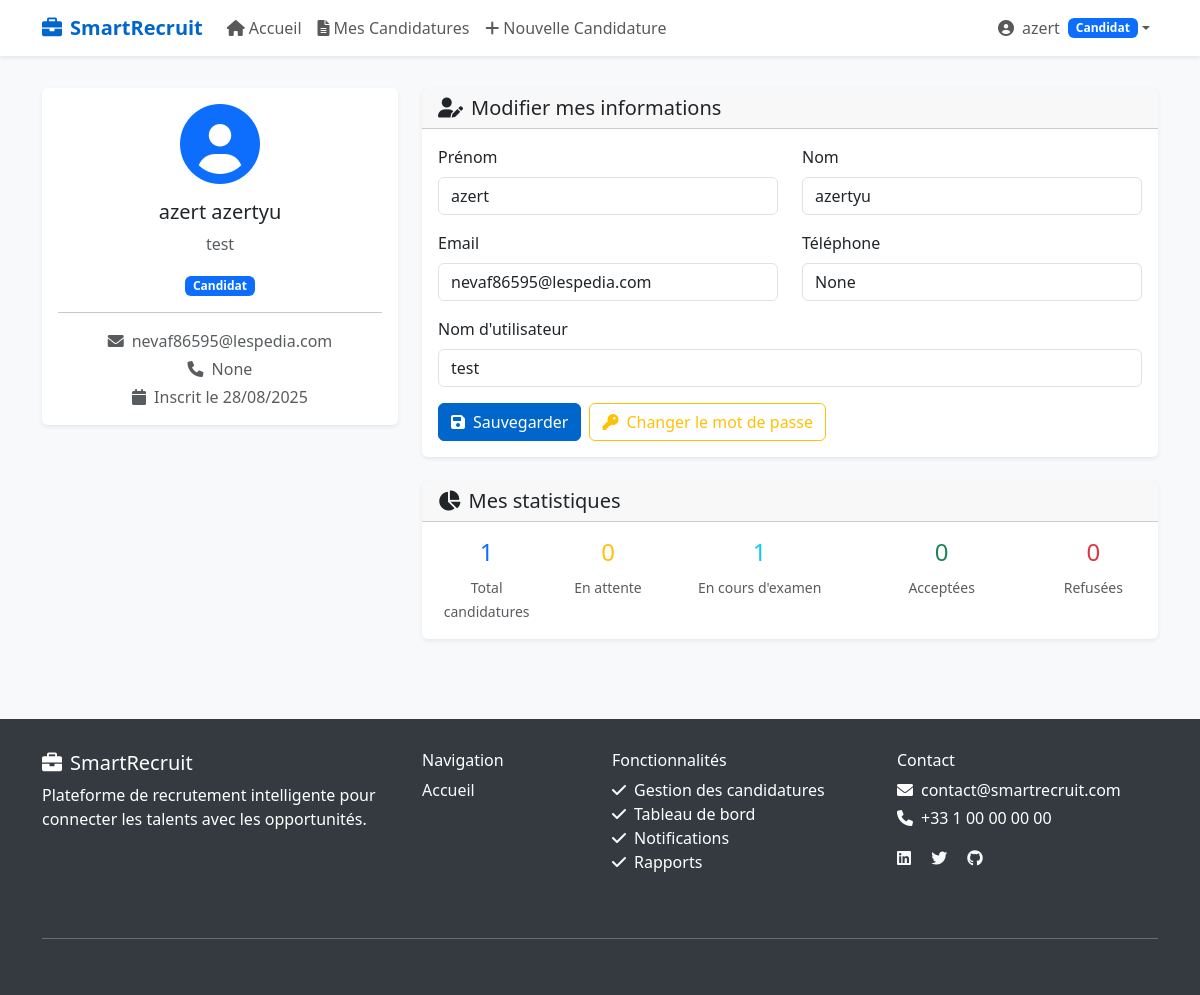
/profile/ (signed in), run on the app's committed database.
### users/models.py (models this page shows, shortened)
class User(AbstractUser):
    ROLE_CHOICES = [
        ('admin', 'Administrateur'),
        ('recruteur', 'Recruteur'),
        ('candidat', 'Candidat'),
    ]
    role = models.CharField(
        max_length=20,
        choices=ROLE_CHOICES,
        default='candidat',
        verbose_name='Rôle'
    )
    phone = models.CharField(
        max_length=20,
        blank=True,
        null=True,
        verbose_name='Téléphone'
    )
    created_at = models.DateTimeField(auto_now_add=True)
    updated_at = models.DateTimeField(auto_now=True)
    class Meta:
        verbose_name = 'Utilisateur'
        verbose_name_plural = 'Utilisateurs'
        ordering = ['-created_at']
    @property
    def is_admin(self):
        return self.role == 'admin'
    @property
    def is_recruiter(self):
        return self.role == 'recruteur'
    @property
    def is_candidate(self):
        return self.role == 'candidat'

### users/views.py (the view)
# urls.py: path('profile/', profile_view, name='profile'),
@login_required
def profile_view(request):
    if request.method == 'POST':
        form = UserProfileForm(request.POST, instance=request.user)
        if form.is_valid():
            form.save()
            messages.success(request, 'Votre profil a été mis à jour avec succès.')
            return redirect('users:profile')
        else:
            messages.error(request, 'Veuillez corriger les erreurs ci-dessous.')
    else:
        form = UserProfileForm(instance=request.user)
    candidatures_stats = None
    if request.user.is_candidate:
        from candidatures.models import Candidature
        cache_key = f'user_candidatures_stats_{request.user.id}'
        candidatures_stats = cache.get(cache_key)
        if candidatures_stats is None:
            from django.db.models import Case, When, IntegerField
            candidatures_stats = Candidature.objects.filter(
                candidat=request.user
            ).aggregate(
                total=Count('id'),
                en_attente=Count('id', filter=Q(status='en_attente')),
                en_cours=Count('id', filter=Q(status='en_cours')),
                acceptees=Count('id', filter=Q(status='acceptee')),
                refusees=Count('id', filter=Q(status='refusee')),
            )
            cache.set(cache_key, candidatures_stats, 120)
    return render(request, 'users/profile.html', {
        'form': form,
        'candidatures_stats': candidatures_stats
    })

### users/forms.py
class UserProfileForm(forms.ModelForm):
    class Meta:
        model = User
        fields = ['first_name', 'last_name', 'email', 'phone', 'username']
        widgets = {
            'first_name': forms.TextInput(attrs={'class': 'form-control'}),
            'last_name': forms.TextInput(attrs={'class': 'form-control'}),
            'email': forms.EmailInput(attrs={'class': 'form-control'}),
            'phone': forms.TextInput(attrs={'class': 'form-control'}),
            'username': forms.TextInput(attrs={'class': 'form-control'}),
        }
    def __init__(self, *args, **kwargs):
        super().__init__(*args, **kwargs)
        for field in self.fields.values():
            field.required = True
        self.fields['phone'].required = False

### templates/users/profile.html (shortened to what this page needs)
{% extends 'base.html' %} {% block title %}Mon Profil - SmartRecruit{% endblock%} {% block content %}
<div class="row">
  <div class="col-md-4 mb-4">
    <div class="card">
      <div class="card-body text-center">
        <div class="mb-3">
          <i class="fas fa-user-circle fa-5x text-primary"></i>
        </div>
        <h5 class="card-title">{{ user.first_name }} {{ user.last_name }}</h5>
        <p class="text-muted">{{ user.username }}</p>
        <span class="badge bg-primary">{{ user.get_role_display }}</span>
        <hr />
        <p class="text-muted mb-1">
          <i class="fas fa-envelope me-2"></i>{{ user.email }}
        </p>
        {% if user.phone %}
        <p class="text-muted mb-1">
          <i class="fas fa-phone me-2"></i>{{ user.phone }}
        </p>
        {% endif %}
        <p class="text-muted mb-0">
          <i class="fas fa-calendar me-2"></i>Inscrit le
          {{user.created_at|date:"d/m/Y" }}
        </p>
      </div>
    </div>
  </div>
  <div class="col-md-8">
    <div class="card">
      <div class="card-header">
        <h5 class="mb-0">
          <i class="fas fa-user-edit me-2"></i>Modifier mes informations
        </h5>
      </div>
      <div class="card-body">
        <form method="post">
          <div class="row">
            <div class="col-md-6 mb-3">
              <label for="{{ form.first_name.id_for_label }}" class="form-label"
                >Prénom</label
              >
              <input
                type="text"
                class="form-control {% if form.first_name.errors %}is-invalid{% endif %}"
                id="{{ form.first_name.id_for_label }}"
                name="{{ form.first_name.name }}"
                value="{{ form.first_name.value|default:user.first_name }}"
              />
            </div>
            <div class="col-md-6 mb-3">
              <label for="{{ form.last_name.id_for_label }}" class="form-label"
                >Nom</label
              >
              <input
                type="text"
                class="form-control {% if form.last_name.errors %}is-invalid{% endif %}"
                id="{{ form.last_name.id_for_label }}"
                name="{{ form.last_name.name }}"
                value="{{ form.last_name.value|default:user.last_name }}"
              />
            </div>
          </div>
          <div class="row">
            <div class="col-md-6 mb-3">
              <label for="{{ form.email.id_for_label }}" class="form-label"
                >Email</label
              >
              <input
                type="email"
                class="form-control {% if form.email.errors %}is-invalid{% endif %}"
                id="{{ form.email.id_for_label }}"
                name="{{ form.email.name }}"
                value="{{ form.email.value|default:user.email }}"
              />
            </div>
            <div class="col-md-6 mb-3">
              <label for="{{ form.phone.id_for_label }}" class="form-label"
                >Téléphone</label
              >
              <input
                type="tel"
                class="form-control {% if form.phone.errors %}is-invalid{% endif %}"
                id="{{ form.phone.id_for_label }}"
                name="{{ form.phone.name }}"
                value="{{ form.phone.value|default:user.phone }}"
              />
            </div>
          </div>
          <div class="mb-3">
            <label for="{{ form.username.id_for_label }}" class="form-label"
              >Nom d'utilisateur</label
            >
            <input
              type="text"
              class="form-control {% if form.username.errors %}is-invalid{% endif %}"
              id="{{ form.username.id_for_label }}"
              name="{{ form.username.name }}"
              value="{{ form.username.value|default:user.username }}"
            />
          </div>
          <div class="d-flex gap-2">
            <button type="submit" class="btn btn-primary">
              <i class="fas fa-save me-2"></i>Sauvegarder
            </button>
            <a
              href="{% url 'users:change_password' %}"
              class="btn btn-outline-warning"
            >
              <i class="fas fa-key me-2"></i>Changer le mot de passe
            </a>
          </div>
        </form>
      </div>
    </div>
    {% if user.is_candidate %}
    <div class="card mt-4">
      <div class="card-header">
        <h5 class="mb-0">
          <i class="fas fa-chart-pie me-2"></i>Mes statistiques
        </h5>
      </div>
      <div class="card-body">
        <div class="row">
          <div class="col-md-2 text-center">
            <h4 class="text-primary">
              {{ candidatures_stats.total|default:0 }}
            </h4>
            <small class="text-muted">Total candidatures</small>
          </div>
          <div class="col-md-2 text-center">
            <h4 class="text-warning">
              {{ candidatures_stats.en_attente|default:0 }}
            </h4>
            <small class="text-muted">En attente</small>
          </div>
          <div class="col-md-3 text-center">
            <h4 class="text-info">
              {{ candidatures_stats.en_cours|default:0 }}
            </h4>
            <small class="text-muted">En cours d'examen</small>
          </div>
          <div class="col-md-3 text-center">
            <h4 class="text-success">
              {{ candidatures_stats.acceptees|default:0 }}
            </h4>
            <small class="text-muted">Acceptées</small>
          </div>
          <div class="col-md-2 text-center">
            <h4 class="text-danger">
              {{ candidatures_stats.refusees|default:0 }}
            </h4>
            <small class="text-muted">Refusées</small>
          </div>
        </div>
      </div>
    </div>
    {% endif %}
  </div>
</div>
{% endblock %}

### templates/navbar.html (shortened to what this page needs)
<nav class="navbar navbar-expand-lg navbar-light bg-white shadow-sm">
  <div class="container">
    <a class="navbar-brand" href="{% url 'users:home' %}">
      <i class="fas fa-briefcase me-2"></i>SmartRecruit
    </a>
    <div class="collapse navbar-collapse" id="navbarNav">
      <ul class="navbar-nav me-auto">
        {% if user.is_authenticated %}
        <li class="nav-item">
          <a class="nav-link" href="{% url 'users:home' %}">
            <i class="fas fa-home me-1"></i>Accueil
          </a>
        </li>
        {% if user.is_candidate %}
        <li class="nav-item">
          <a class="nav-link" href="{% url 'candidatures:my_candidatures' %}">
            <i class="fas fa-file-alt me-1"></i>Mes Candidatures
          </a>
        </li>
        <li class="nav-item">
          <a class="nav-link" href="{% url 'candidatures:create' %}">
            <i class="fas fa-plus me-1"></i>Nouvelle Candidature
          </a>
        </li>
        {% endif %}  {% endif %}
      </ul>
      <ul class="navbar-nav">
        {% if user.is_authenticated %}
        <li class="nav-item dropdown">
          <a
            class="nav-link dropdown-toggle d-flex align-items-center"
            href="#"
            id="navbarDropdown"
            role="button"
            data-bs-toggle="dropdown"
          >
            <i class="fas fa-user-circle me-2"></i>
            <span>{{ user.first_name|default:user.username }}</span>
            <span class="badge bg-primary ms-2 badge-role"
              >{{ user.get_role_display }}</span
            >
          </a>
        </li>
        {% endif %}
      </ul>
    </div>
  </div>
</nav>

### templates/base.html (style rules this page uses)
:root { --primary-color: #0066cc; --secondary-color: #f8f9fa; --success-color: #28a745; --danger-color: #dc3545; --warning-color: #ffc107; --info-color: #17a2b8; }
body { background-color: #f8f9fa; font-family: "Segoe UI", Tahoma, Geneva, Verdana, sans-serif; }
.navbar-brand { font-weight: bold; color: var(--primary-color) !important; }
.btn-primary { background-color: var(--primary-color); border-color: var(--primary-color); }
.card { border: none; box-shadow: 0 0.125rem 0.25rem rgba(0, 0, 0, 0.075); transition: all 0.3s ease; }
.badge-role { font-size: 0.75rem; padding: 0.25rem 0.5rem; }

### data on the page
User: first_name "azert", role "Candidat", last_name "azertyu", username "test", email "nevaf86595@lespedia.com", phone "None", created_at "28/08/2025"

### other printed values
{{ candidatures_stats.total|default:0 }} "1"
{{ candidatures_stats.en_attente|default:0 }} "0"
{{ candidatures_stats.en_cours|default:0 }} "1"
{{ candidatures_stats.acceptees|default:0 }} "0"
{{ candidatures_stats.refusees|default:0 }} "0"
